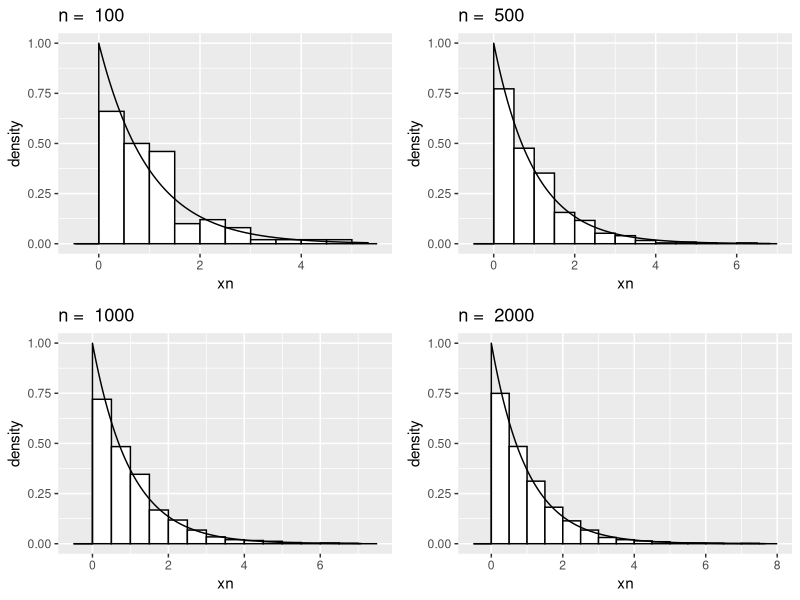
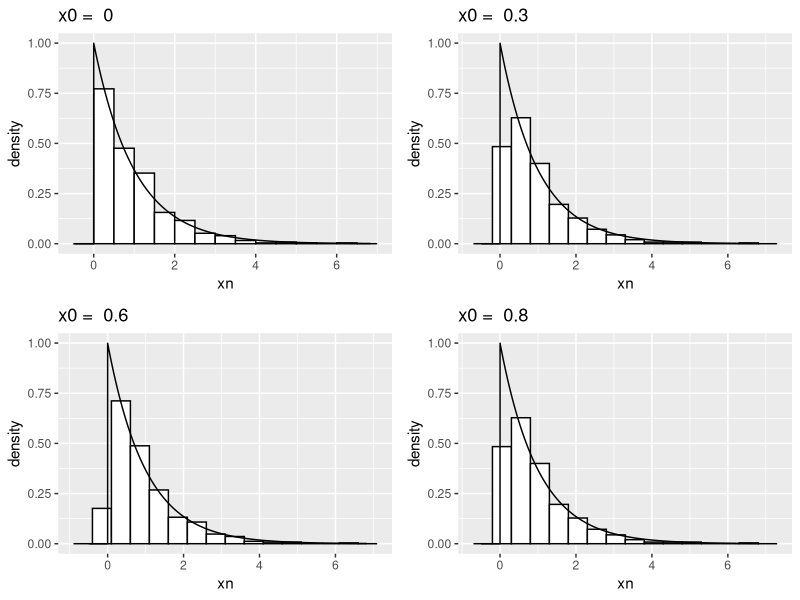
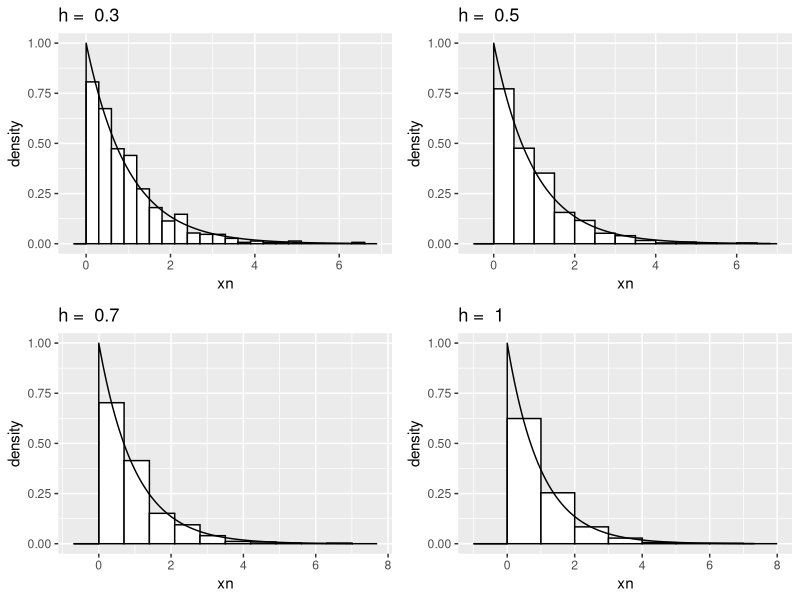
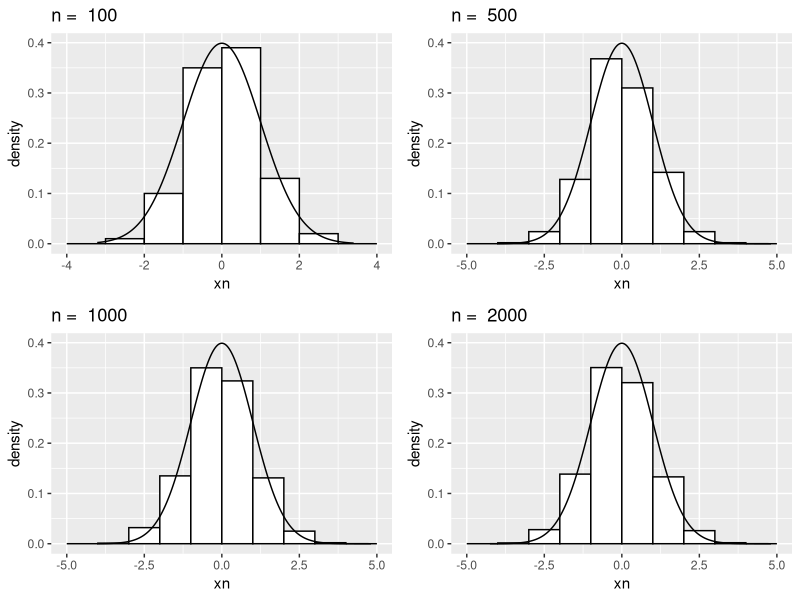
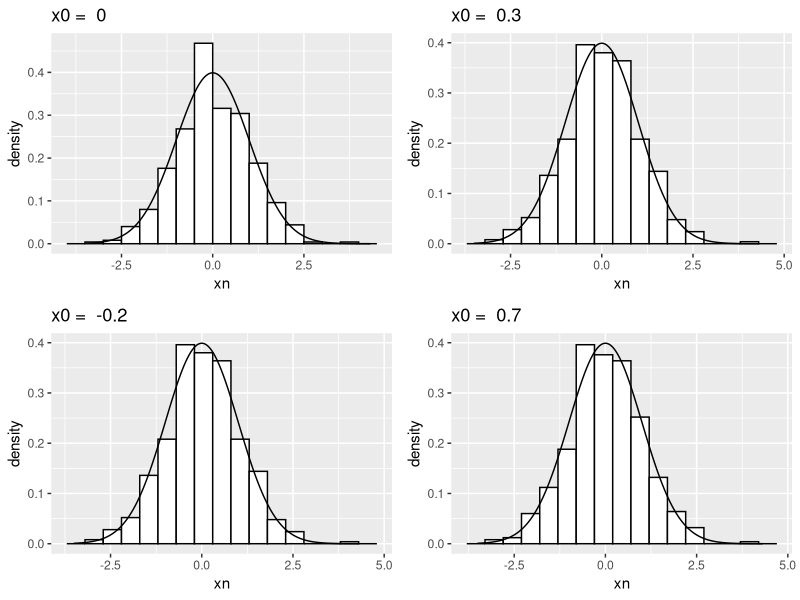
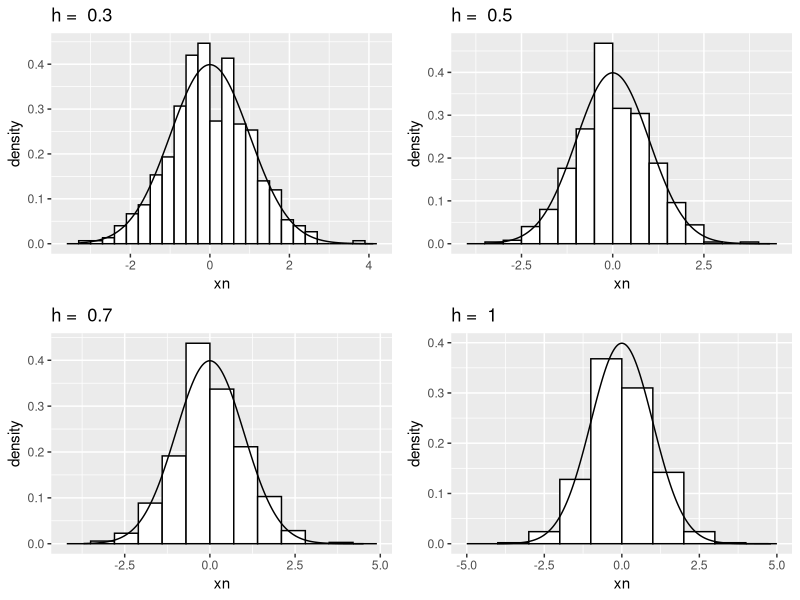

The R script that drew these images, in order:
rm(list = ls())

library(ggplot2)
library(gridExtra)
library(cowplot)



hist1 <- function(n=100, x0= 0, h=5, rpdf, dens, alpha)      #if the simulating distribution has single argument
{
  set.seed(seed = 1)
  xn <- rpdf(n, alpha)
  s<- seq(min(xn)-h,max(xn)+h,0.001)
  ds <- dens(s,alpha)
  fig <- ggplot() + geom_histogram(data = data.frame(xn), aes(x = xn, y = after_stat(density)),center=x0-h/2, binwidth=h, color="black", fill="white")  + 
    geom_line(data = data.frame(s, ds), aes(x = s, y = ds)) 
    #labs(title = paste("n = ", n, ", x0 = ", x0, ", h = ", h))
  return (fig)
}

hist2 <- function(n=100, x0= 0, h=5, rpdf, dens, alpha, beta)      #if the simulating distribution has two arguments
{
  set.seed(seed = 1)
  xn <- rpdf(n, alpha, beta)
  s <- seq(min(xn)-h,max(xn)+h,0.001)
  ds <- dens(s,alpha,beta)
  
  fig <- ggplot() + geom_histogram(data = data.frame(xn), aes(x = xn, y = after_stat(density)),center=x0-h/2, binwidth=h, color="black", fill="white")  + 
    geom_line(data = data.frame(s, ds), aes(x = s, y = ds))
    #labs(title = paste("n = ", n, ", x0 = ", x0, ", h = ", h))
  return (fig)
}


#For varying sample size

hist_comp_size1 <- function(samp, x0, h, rpdf, dens, alpha)
{
  plots <- list()
  for(i in (1:length(samp)))
  {
    plots[[i]] <- hist1(samp[i], x0, h, rpdf, dens, alpha)+labs(title = paste("n = ", samp[i]))
  }
  grid.arrange(grobs = plots, ncol = round(length(samp)/2))
}

hist_comp_size2 <- function(samp, x0, h, rpdf, dens, alpha, beta)
{
  plots <- list()
  for(i in (1:length(samp)))
  {
    plots[[i]] <- hist2(samp[i], x0, h, rpdf, dens, alpha, beta)+labs(title = paste("n = ", samp[i]))
  }
  grid.arrange(grobs = plots, ncol = round(length(samp)/2))
}


#For varying origin

hist_comp_origin1 <- function(n, origin, h, rpdf, dens, alpha)
{
  plots <- list()
  for(i in (1:length(origin)))
  {
    plots[[i]] <- hist1(n, origin[i], h, rpdf, dens, alpha)+labs(title = paste("x0 = ", origin[i]))
  }
  grid.arrange(grobs = plots, ncol = round(length(origin)/2))
}

hist_comp_origin2 <- function(n, origin, h, rpdf, dens, alpha, beta)
{
  plots <- list()
  for(i in (1:length(origin)))
  {
    plots[[i]] <- hist2(n, origin[i], h, rpdf, dens, alpha, beta)+labs(title = paste("x0 = ", origin[i]))
  }
  grid.arrange(grobs = plots, ncol = round(length(origin)/2))
}


#For varying width (binwidth are equal)
hist_comp_width1 <- function(n, x0, width, rpdf, dens, alpha)
{
  plots <- list()
  for(i in (1:length(width)))
  {
    plots[[i]] <- hist1(n, x0, width[i], rpdf, dens, alpha)+labs(title = paste("h = ", width[i]))
  }
  grid.arrange(grobs = plots, ncol = round(length(width)/2))
}

hist_comp_width2 <- function(n, x0, width, rpdf, dens, alpha, beta)
{
  plots <- list()
  for(i in (1:length(width)))
  {
    plots[[i]] <- hist2(n, x0, width[i], rpdf, dens, alpha, beta)+labs(title = paste("h = ", width[i]))
  }
  grid.arrange(grobs = plots, ncol = round(length(width)/2))
}

#parameters are given in order (sample size, origin, binwidth,rpdf, dens, parameters)
hist_comp_size1(c(100,500,1000,2000), 0, 0.5, rexp, dexp, 1)
hist_comp_origin1(500, c(0,0.3,0.6,0.8), 0.5, rexp, dexp, 1)
hist_comp_width1(500, 0, c(0.3,0.5,0.7,1), rexp, dexp, 1)


hist_comp_size2(c(100,500,1000,2000), 0, 1, rnorm, dnorm, 0, 1)
hist_comp_origin2(500, c(0,0.3,-0.2,0.7), 0.5, rnorm, dnorm, 0, 1)
hist_comp_width2(500, 0, c(0.3,0.5,0.7,1), rnorm, dnorm, 0, 1)
